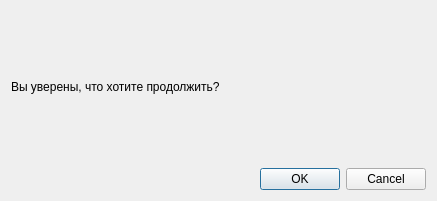
<?xml version="1.0" encoding="UTF-8"?>
<ui version="4.0">
 <class>DialogConfirmation</class>
 <widget class="QDialog" name="DialogConfirmation">
  <property name="geometry">
   <rect>
    <x>0</x>
    <y>0</y>
    <width>437</width>
    <height>201</height>
   </rect>
  </property>
  <property name="windowTitle">
   <string>Dialog</string>
  </property>
  <layout class="QVBoxLayout" name="verticalLayout">
   <item>
    <widget class="QLabel" name="label">
     <property name="text">
      <string>Вы уверены, что хотите продолжить?</string>
     </property>
    </widget>
   </item>
   <item>
    <widget class="QDialogButtonBox" name="buttonBox">
     <property name="orientation">
      <enum>Qt::Horizontal</enum>
     </property>
     <property name="standardButtons">
      <set>QDialogButtonBox::Cancel|QDialogButtonBox::Ok</set>
     </property>
    </widget>
   </item>
  </layout>
 </widget>
 <resources/>
 <connections>
  <connection>
   <sender>buttonBox</sender>
   <signal>accepted()</signal>
   <receiver>DialogConfirmation</receiver>
   <slot>accept()</slot>
   <hints>
    <hint type="sourcelabel">
     <x>248</x>
     <y>254</y>
    </hint>
    <hint type="destinationlabel">
     <x>157</x>
     <y>274</y>
    </hint>
   </hints>
  </connection>
  <connection>
   <sender>buttonBox</sender>
   <signal>rejected()</signal>
   <receiver>DialogConfirmation</receiver>
   <slot>reject()</slot>
   <hints>
    <hint type="sourcelabel">
     <x>316</x>
     <y>260</y>
    </hint>
    <hint type="destinationlabel">
     <x>286</x>
     <y>274</y>
    </hint>
   </hints>
  </connection>
 </connections>
</ui>
